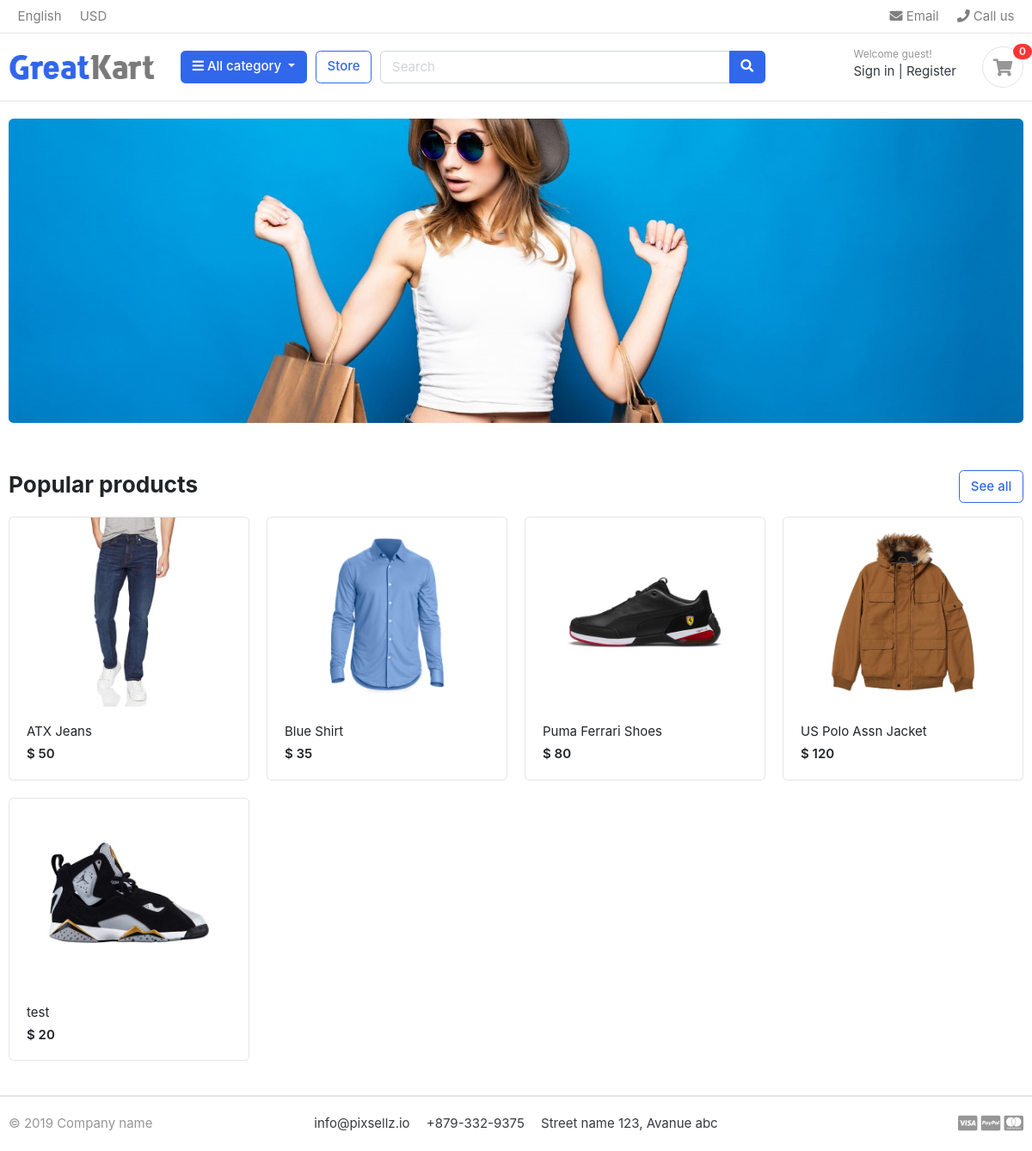
The page / on the database its author committed.
### store/models.py (models this page shows, shortened)
class Product(models.Model):
    name = models.CharField(max_length=200, unique=True)
    slug = models.SlugField(max_length=200, unique=True)
    description = models.TextField(max_length=500, blank=True)
    price = models.IntegerField()
    images = models.ImageField(upload_to='photos/products')
    stock = models.IntegerField()
    is_available = models.BooleanField(default=True)
    Category = models.ForeignKey(Category, on_delete=models.CASCADE)
    created_date = models.DateTimeField(auto_now_add=True)
    modified_date = models.DateTimeField(auto_now=True)
    def get_url(self):
        return reverse('product_detail', args=[self.Category.slug, self.slug])

### e_commerce/views.py (the view)
# urls.py: 2. Add a URL to urlpatterns:  path('', views.home, name='home')
def home(request):
    products = Product.objects.all().filter(is_available=True)
    context = {'products': products}
    return render(request, 'home.html', context)

### category/context_processors.py (called while the page is built)
def menu_links(request):
    links = Category.objects.all()
    return dict(links=links)

### category/models.py (called while the page is built)
    def get_url(self):
        return reverse('products_by_category', args=[self.slug])

### templates/home.html
{% extends 'base.html' %}
{% load static %}
{% block content %}
<body>
    {% include 'includes/header.html' %}
    <section class="section-intro padding-y-sm">
        <div class="container">
            <div class="intro-banner-wrap">
                <img src="{% static 'images/banners/cover.jpg' %}" class="img-fluid rounded">
            </div>
        </div>
    </section>
    <section class="section-name padding-y-sm">
        <div class="container">
            <header class="section-heading">
                <a href="{% url 'store' %}" class="btn btn-outline-primary float-right">See all</a>
                <h3 class="section-title">Popular products</h3>
            </header>
            <div class="row">
                {% for product in products %}
                <div class="col-md-3">
                    <div class="card card-product-grid">
                        <a href="{{ product.get_url}}" class="img-wrap"> <img src="{{product.images.url}} "></a>
                        <figcaption class="info-wrap">
                            <a href="{{ product.get_url}}" class="title">{{product.name}}</a>
                            <div class="price mt-1">$ {{product.price}}</div>
                        </figcaption>
                    </div>
                </div>
                {% endfor %}
            </div>
        </div>
    </section>
    {% include 'includes/footer.html' %}
</body>
{% endblock %}

### static/css/ui.css (style rules this page uses)
html { font-family: "Inter", sans-serif; font-size: 15px; }
.img-wrap { text-align: center; display: block; }
.img-wrap img { max-width: 100%; }
.padding-y-sm { padding-top: 20px; padding-bottom: 20px; }
.section-heading { margin-bottom: 20px; margin-top: 15px; }
.section-title { color: #212529; }
[class*=card-product] a.title { color: #212529; display: block; }
[class*=card-product] .img-wrap { overflow: hidden; position: relative; }
[class*=card-product] .img-wrap img { height: 100%; max-width: 100%; width: auto; display: inline-block; -o-object-fit: cover; object-fit: cover; }
.card-product-grid { margin-bottom: 20px; }
.card-product-grid .img-wrap { border-radius: 0.2rem 0.2rem 0 0; height: 220px; }
.card-product-grid .info-wrap { overflow: hidden; padding: 18px 20px; }
.card .img-wrap { overflow: hidden; }
.price { font-weight: 600; color: #212529; }

### rows shown on the page
Product: images (picture), name "ATX Jeans", price "50"
Product: images (picture), name "Blue Shirt", price "35"
Product: images (picture), name "Puma Ferrari Shoes", price "80"
Product: images (picture), name "US Polo Assn Jacket", price "120"
Product: images (picture), name "test", price "20"
